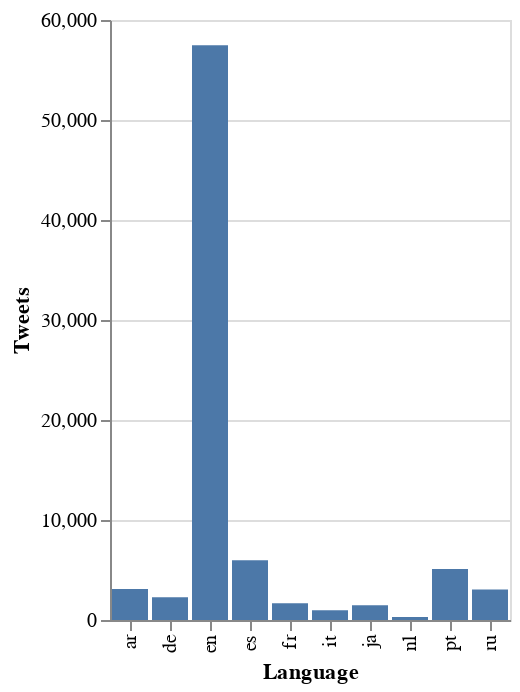

Notebook source saved alongside this figure:
### Code cell
from IPython.display import display

{'es': 5968, 'ar': 3100, 'en': 57476, 'fr': 1674, 'pt': 5109, 'ja': 1481, 'ru': 3055, 'it': 978, 'de': 2274, 'nl': 297}

display({
    "application/vnd.vegalite.v1+json": {
        "$schema": "https://vega.github.io/schema/vega-lite/v1.json",
        "description": "A simple bar chart with embedded data.",
        "data": {
            "values": [
                {"Language": "en", "Tweets": 57476}, 
                {"Language": "es", "Tweets": 5968},                
                {"Language": "pt", "Tweets": 5109},                
                {"Language": "ar", "Tweets": 3100}, 
                {"Language": "ru", "Tweets": 3055},                
                {"Language": "de", "Tweets": 2274}, 
                {"Language": "fr", "Tweets": 1674}, 
                {"Language": "ja", "Tweets": 1481},                                
                {"Language": "it", "Tweets": 978},                
                {"Language": "nl", "Tweets": 297},                
            ]
        },
        "mark": "bar",
        "encoding": {
            "x": {"field": "Language", "type": "ordinal"},
            "y": {"field": "Tweets", "type": "quantitative"}
        }
    }
}, raw=True)

### Figure 1 — Vega-Lite specification as saved in the notebook (floating-point values rounded to 4 significant figures)
{"$schema": "https://vega.github.io/schema/vega-lite/v1.json", "data": {"values": [{"Language": "en", "Tweets": 57476}, {"Language": "es", "Tweets": 5968}, {"Language": "pt", "Tweets": 5109}, {"Language": "ar", "Tweets": 3100}, {"Language": "ru", "Tweets": 3055}, {"Language": "de", "Tweets": 2274}, {"Language": "fr", "Tweets": 1674}, {"Language": "ja", "Tweets": 1481}, {"Language": "it", "Tweets": 978}, {"Language": "nl", "Tweets": 297}]}, "description": "A simple bar chart with embedded data.", "encoding": {"x": {"field": "Language", "type": "ordinal"}, "y": {"field": "Tweets", "type": "quantitative"}}, "mark": "bar"}
